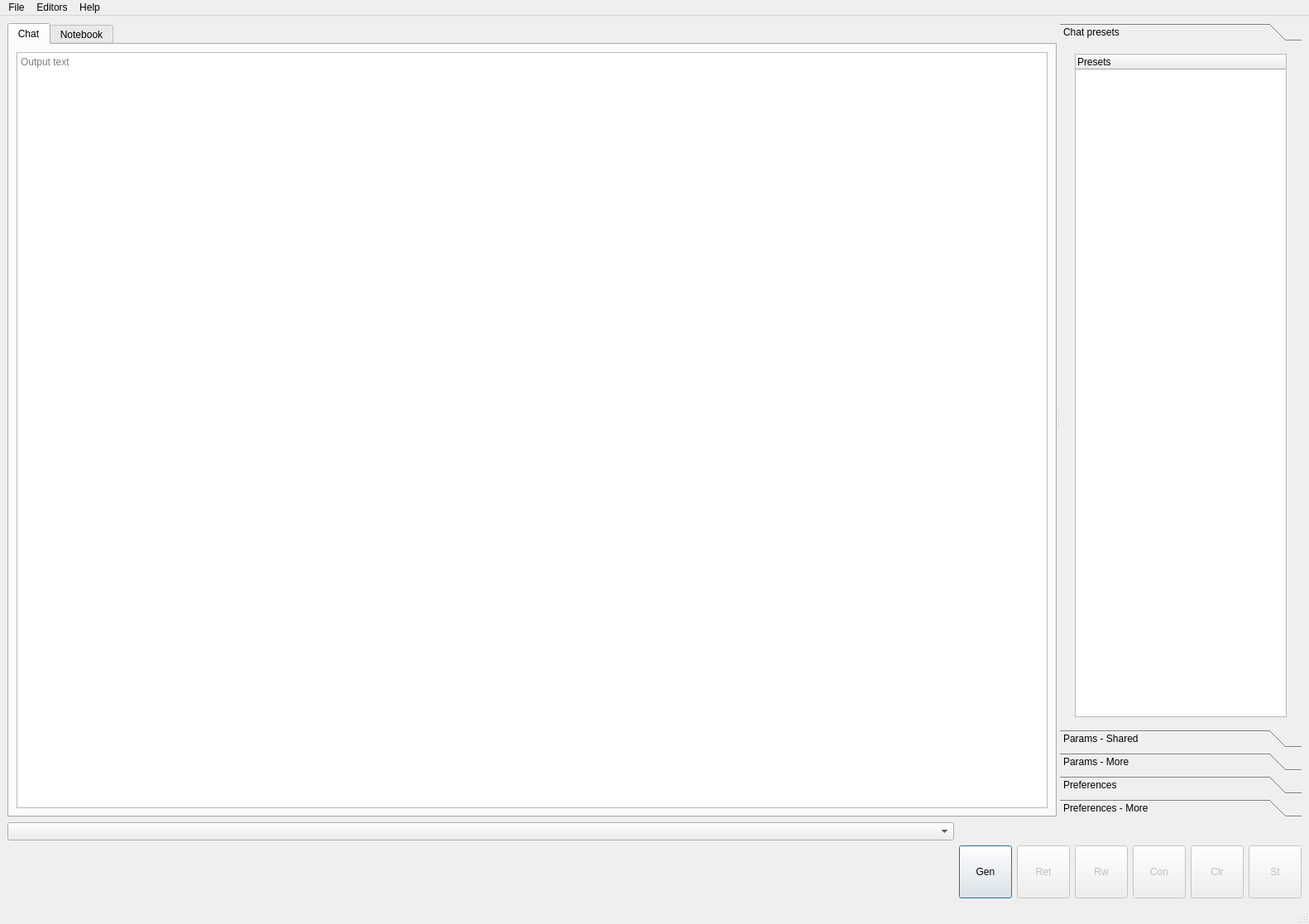
<?xml version="1.0" encoding="UTF-8"?>
<ui version="4.0">
 <class>ChatWindow</class>
 <widget class="QMainWindow" name="ChatWindow">
  <property name="geometry">
   <rect>
    <x>0</x>
    <y>0</y>
    <width>1582</width>
    <height>1117</height>
   </rect>
  </property>
  <property name="windowTitle">
   <string>AI Messenger</string>
  </property>
  <widget class="QWidget" name="centralwidget">
   <layout class="QGridLayout" name="gridLayout_5">
    <item row="2" column="2">
     <widget class="QPushButton" name="retryButton">
      <property name="enabled">
       <bool>false</bool>
      </property>
      <property name="minimumSize">
       <size>
        <width>64</width>
        <height>64</height>
       </size>
      </property>
      <property name="maximumSize">
       <size>
        <width>64</width>
        <height>64</height>
       </size>
      </property>
      <property name="toolTip">
       <string>Retry</string>
      </property>
      <property name="text">
       <string>Ret</string>
      </property>
     </widget>
    </item>
    <item row="0" column="0" colspan="7">
     <widget class="QSplitter" name="splitter">
      <property name="orientation">
       <enum>Qt::Horizontal</enum>
      </property>
      <widget class="QTabWidget" name="textTabWidget">
       <property name="currentIndex">
        <number>0</number>
       </property>
       <widget class="QWidget" name="chatTab">
        <attribute name="title">
         <string>Chat</string>
        </attribute>
        <layout class="QGridLayout" name="gridLayout">
         <item row="0" column="0">
          <widget class="QTextEdit" name="chatTextEdit">
           <property name="readOnly">
            <bool>true</bool>
           </property>
           <property name="acceptRichText">
            <bool>false</bool>
           </property>
           <property name="placeholderText">
            <string>Output text</string>
           </property>
          </widget>
         </item>
        </layout>
       </widget>
       <widget class="QWidget" name="notebookTab">
        <attribute name="title">
         <string>Notebook</string>
        </attribute>
        <layout class="QGridLayout" name="gridLayout_6">
         <item row="0" column="0">
          <widget class="QTextEdit" name="notebookTextEdit">
           <property name="acceptRichText">
            <bool>false</bool>
           </property>
           <property name="placeholderText">
            <string>Output text</string>
           </property>
          </widget>
         </item>
        </layout>
       </widget>
      </widget>
      <widget class="QToolBox" name="rightToolbox">
       <property name="maximumSize">
        <size>
         <width>292</width>
         <height>16777215</height>
        </size>
       </property>
       <property name="currentIndex">
        <number>0</number>
       </property>
       <widget class="QWidget" name="page">
        <attribute name="label">
         <string>Chat presets</string>
        </attribute>
        <layout class="QGridLayout" name="gridLayout_9">
         <item row="0" column="0">
          <widget class="QTreeWidget" name="contactsTree">
           <property name="maximumSize">
            <size>
             <width>256</width>
             <height>16777215</height>
            </size>
           </property>
           <property name="editTriggers">
            <set>QAbstractItemView::NoEditTriggers</set>
           </property>
           <column>
            <property name="text">
             <string>Presets</string>
            </property>
           </column>
          </widget>
         </item>
        </layout>
       </widget>
       <widget class="QWidget" name="paramsBasicPage">
        <property name="geometry">
         <rect>
          <x>0</x>
          <y>0</y>
          <width>292</width>
          <height>760</height>
         </rect>
        </property>
        <attribute name="label">
         <string>Params - Shared</string>
        </attribute>
        <layout class="QGridLayout" name="gridLayout_2">
         <item row="4" column="0">
          <widget class="QLabel" name="label_5">
           <property name="text">
            <string>Top K:</string>
           </property>
          </widget>
         </item>
         <item row="12" column="0" colspan="2">
          <widget class="QLabel" name="label_8">
           <property name="text">
            <string>Typical P:</string>
           </property>
          </widget>
         </item>
         <item row="8" column="0">
          <widget class="QLabel" name="label_11">
           <property name="text">
            <string>Max new tokens:</string>
           </property>
          </widget>
         </item>
         <item row="14" column="0" colspan="3">
          <spacer name="verticalSpacer">
           <property name="orientation">
            <enum>Qt::Vertical</enum>
           </property>
           <property name="sizeHint" stdset="0">
            <size>
             <width>20</width>
             <height>40</height>
            </size>
           </property>
          </spacer>
         </item>
         <item row="7" column="2">
          <widget class="QDoubleSpinBox" name="top_pSpin">
           <property name="toolTip">
            <string>Limit the next token selection to a subset of tokens with a cumulative probability above a threshold P</string>
           </property>
           <property name="maximum">
            <double>1.000000000000000</double>
           </property>
           <property name="singleStep">
            <double>0.010000000000000</double>
           </property>
           <property name="value">
            <double>0.900000000000000</double>
           </property>
          </widget>
         </item>
         <item row="2" column="0">
          <widget class="QLabel" name="label_15">
           <property name="text">
            <string>Temperature:</string>
           </property>
          </widget>
         </item>
         <item row="7" column="0" colspan="2">
          <widget class="QSlider" name="top_pSlider">
           <property name="toolTip">
            <string>Limit the next token selection to a subset of tokens with a cumulative probability above a threshold P</string>
           </property>
           <property name="maximum">
            <number>100</number>
           </property>
           <property name="value">
            <number>90</number>
           </property>
           <property name="orientation">
            <enum>Qt::Horizontal</enum>
           </property>
          </widget>
         </item>
         <item row="9" column="2">
          <widget class="QSpinBox" name="max_new_tokensSpin">
           <property name="toolTip">
            <string>Set the number of tokens to predict when generating text (-1 = infinity, -2 = until context filled)</string>
           </property>
           <property name="minimum">
            <number>-2</number>
           </property>
           <property name="maximum">
            <number>4096</number>
           </property>
           <property name="singleStep">
            <number>64</number>
           </property>
           <property name="value">
            <number>512</number>
           </property>
          </widget>
         </item>
         <item row="6" column="0">
          <widget class="QLabel" name="label_17">
           <property name="text">
            <string>Top P:</string>
           </property>
          </widget>
         </item>
         <item row="3" column="0" colspan="2">
          <widget class="QSlider" name="temperatureSlider">
           <property name="toolTip">
            <string>Adjust the randomness of the generated text</string>
           </property>
           <property name="maximum">
            <number>400</number>
           </property>
           <property name="value">
            <number>70</number>
           </property>
           <property name="orientation">
            <enum>Qt::Horizontal</enum>
           </property>
          </widget>
         </item>
         <item row="9" column="0" colspan="2">
          <widget class="QSlider" name="max_new_tokensSlider">
           <property name="toolTip">
            <string>Set the number of tokens to predict when generating text (-1 = infinity, -2 = until context filled)</string>
           </property>
           <property name="minimum">
            <number>-2</number>
           </property>
           <property name="maximum">
            <number>4096</number>
           </property>
           <property name="pageStep">
            <number>32</number>
           </property>
           <property name="value">
            <number>512</number>
           </property>
           <property name="orientation">
            <enum>Qt::Horizontal</enum>
           </property>
          </widget>
         </item>
         <item row="13" column="0">
          <widget class="QSlider" name="typical_pSlider">
           <property name="toolTip">
            <string>Locally typical sampling, parameter p (1.0 = disabled)</string>
           </property>
           <property name="minimum">
            <number>1</number>
           </property>
           <property name="maximum">
            <number>100</number>
           </property>
           <property name="value">
            <number>100</number>
           </property>
           <property name="orientation">
            <enum>Qt::Horizontal</enum>
           </property>
          </widget>
         </item>
         <item row="11" column="2">
          <widget class="QDoubleSpinBox" name="repetition_penaltySpin">
           <property name="toolTip">
            <string>Repetition penality value</string>
           </property>
           <property name="minimum">
            <double>1.000000000000000</double>
           </property>
           <property name="maximum">
            <double>1.800000000000000</double>
           </property>
           <property name="singleStep">
            <double>0.010000000000000</double>
           </property>
           <property name="value">
            <double>1.120000000000000</double>
           </property>
          </widget>
         </item>
         <item row="3" column="2">
          <widget class="QDoubleSpinBox" name="temperatureSpin">
           <property name="toolTip">
            <string>Adjust the randomness of the generated text</string>
           </property>
           <property name="maximum">
            <double>4.000000000000000</double>
           </property>
           <property name="singleStep">
            <double>0.010000000000000</double>
           </property>
           <property name="value">
            <double>0.700000000000000</double>
           </property>
          </widget>
         </item>
         <item row="1" column="0" colspan="3">
          <widget class="QComboBox" name="paramPresets_comboBox">
           <property name="toolTip">
            <string>Parameter preset</string>
           </property>
           <property name="insertPolicy">
            <enum>QComboBox::InsertAlphabetically</enum>
           </property>
          </widget>
         </item>
         <item row="11" column="0" colspan="2">
          <widget class="QSlider" name="repetition_penaltySlider">
           <property name="toolTip">
            <string>Repetition penality value</string>
           </property>
           <property name="minimum">
            <number>100</number>
           </property>
           <property name="maximum">
            <number>180</number>
           </property>
           <property name="value">
            <number>120</number>
           </property>
           <property name="orientation">
            <enum>Qt::Horizontal</enum>
           </property>
          </widget>
         </item>
         <item row="0" column="0">
          <widget class="QLabel" name="label_2">
           <property name="text">
            <string>Preset:</string>
           </property>
          </widget>
         </item>
         <item row="13" column="2">
          <widget class="QDoubleSpinBox" name="typical_pSpin">
           <property name="toolTip">
            <string>Locally typical sampling, parameter p (1.0 = disabled)</string>
           </property>
           <property name="minimum">
            <double>0.010000000000000</double>
           </property>
           <property name="maximum">
            <double>1.000000000000000</double>
           </property>
           <property name="singleStep">
            <double>0.010000000000000</double>
           </property>
           <property name="value">
            <double>1.000000000000000</double>
           </property>
          </widget>
         </item>
         <item row="5" column="0" colspan="2">
          <widget class="QSlider" name="top_kSlider">
           <property name="toolTip">
            <string>Limit the next token selection to the K most probable tokens</string>
           </property>
           <property name="maximum">
            <number>200</number>
           </property>
           <property name="value">
            <number>20</number>
           </property>
           <property name="orientation">
            <enum>Qt::Horizontal</enum>
           </property>
          </widget>
         </item>
         <item row="5" column="2">
          <widget class="QSpinBox" name="top_kSpin">
           <property name="toolTip">
            <string>Limit the next token selection to the K most probable tokens</string>
           </property>
           <property name="maximum">
            <number>200</number>
           </property>
           <property name="value">
            <number>20</number>
           </property>
          </widget>
         </item>
         <item row="10" column="0" colspan="2">
          <widget class="QLabel" name="label">
           <property name="text">
            <string>Repetition penalty:</string>
           </property>
          </widget>
         </item>
        </layout>
       </widget>
       <widget class="QWidget" name="paramAdvPage">
        <property name="geometry">
         <rect>
          <x>0</x>
          <y>0</y>
          <width>292</width>
          <height>760</height>
         </rect>
        </property>
        <attribute name="label">
         <string>Params - More</string>
        </attribute>
        <layout class="QGridLayout" name="gridLayout_4">
         <item row="10" column="0">
          <widget class="QSlider" name="tfszSlider">
           <property name="toolTip">
            <string>Tail free sampling, parameter z (1.0 = disabled)</string>
           </property>
           <property name="minimum">
            <number>1</number>
           </property>
           <property name="maximum">
            <number>100</number>
           </property>
           <property name="value">
            <number>100</number>
           </property>
           <property name="orientation">
            <enum>Qt::Horizontal</enum>
           </property>
          </widget>
         </item>
         <item row="16" column="0">
          <widget class="QLabel" name="label_9">
           <property name="text">
            <string>Mirostat LR:</string>
           </property>
          </widget>
         </item>
         <item row="5" column="0">
          <widget class="QLabel" name="label_4">
           <property name="text">
            <string>Frequency penalty:</string>
           </property>
          </widget>
         </item>
         <item row="10" column="1">
          <widget class="QDoubleSpinBox" name="tfszSpin">
           <property name="toolTip">
            <string>Tail free sampling, parameter z (1.0 = disabled)</string>
           </property>
           <property name="minimum">
            <double>0.010000000000000</double>
           </property>
           <property name="maximum">
            <double>1.000000000000000</double>
           </property>
           <property name="singleStep">
            <double>0.010000000000000</double>
           </property>
           <property name="value">
            <double>1.000000000000000</double>
           </property>
          </widget>
         </item>
         <item row="3" column="0">
          <widget class="QSlider" name="keepLastNSlider">
           <property name="toolTip">
            <string>Keep this many tokens when context exceeded (-1 = all)</string>
           </property>
           <property name="minimum">
            <number>-1</number>
           </property>
           <property name="maximum">
            <number>8192</number>
           </property>
           <property name="value">
            <number>2048</number>
           </property>
           <property name="orientation">
            <enum>Qt::Horizontal</enum>
           </property>
          </widget>
         </item>
         <item row="2" column="0">
          <widget class="QLabel" name="label_20">
           <property name="text">
            <string>Keep prompt n:</string>
           </property>
          </widget>
         </item>
         <item row="8" column="1">
          <widget class="QDoubleSpinBox" name="presencePenaltySpin">
           <property name="toolTip">
            <string>Repeat alpha presence penalty (0.0 = disabled)</string>
           </property>
           <property name="maximum">
            <double>3.000000000000000</double>
           </property>
           <property name="singleStep">
            <double>0.010000000000000</double>
           </property>
          </widget>
         </item>
         <item row="15" column="0">
          <widget class="QLabel" name="label_3">
           <property name="text">
            <string>Mirostat Ent:</string>
           </property>
          </widget>
         </item>
         <item row="3" column="1">
          <widget class="QSpinBox" name="keepLastNSpin">
           <property name="toolTip">
            <string>Keep this many tokens when context exceeded (-1 = all)</string>
           </property>
           <property name="minimum">
            <number>-1</number>
           </property>
           <property name="maximum">
            <number>8192</number>
           </property>
           <property name="value">
            <number>2048</number>
           </property>
          </widget>
         </item>
         <item row="14" column="1">
          <widget class="QSpinBox" name="mirostatEta">
           <property name="toolTip">
            <string>Use Mirostat sampling. Top K, Nucleus, Tail Free and Locally Typical samplers are ignored if used. (0 = disabled, 1 = Mirostat, 2 = Mirostat 2.0)</string>
           </property>
           <property name="maximum">
            <number>2</number>
           </property>
          </widget>
         </item>
         <item row="9" column="0">
          <widget class="QLabel" name="label_31">
           <property name="text">
            <string>Tail Free Sampling:</string>
           </property>
          </widget>
         </item>
         <item row="13" column="0">
          <widget class="Line" name="line_2">
           <property name="orientation">
            <enum>Qt::Horizontal</enum>
           </property>
          </widget>
         </item>
         <item row="14" column="0">
          <widget class="QLabel" name="label_14">
           <property name="text">
            <string>Mirostat mode:</string>
           </property>
          </widget>
         </item>
         <item row="7" column="0">
          <widget class="QLabel" name="label_7">
           <property name="text">
            <string>Presence penalty:</string>
           </property>
          </widget>
         </item>
         <item row="1" column="0">
          <widget class="QSlider" name="repeatLastSlider">
           <property name="toolTip">
            <string>Range to sample for repeat penalty (-1 = all)</string>
           </property>
           <property name="minimum">
            <number>-1</number>
           </property>
           <property name="maximum">
            <number>2048</number>
           </property>
           <property name="value">
            <number>256</number>
           </property>
           <property name="orientation">
            <enum>Qt::Horizontal</enum>
           </property>
          </widget>
         </item>
         <item row="12" column="0">
          <widget class="QSlider" name="minPSlider">
           <property name="toolTip">
            <string>Sets a minimum base probability threshold for token selection</string>
           </property>
           <property name="orientation">
            <enum>Qt::Horizontal</enum>
           </property>
          </widget>
         </item>
         <item row="19" column="0">
          <widget class="QSpinBox" name="seedSpin">
           <property name="toolTip">
            <string>Seed value (-1 for random)</string>
           </property>
           <property name="minimum">
            <number>-1</number>
           </property>
           <property name="maximum">
            <number>999999999</number>
           </property>
           <property name="value">
            <number>-1</number>
           </property>
          </widget>
         </item>
         <item row="4" column="0">
          <widget class="Line" name="line">
           <property name="orientation">
            <enum>Qt::Horizontal</enum>
           </property>
          </widget>
         </item>
         <item row="6" column="1">
          <widget class="QDoubleSpinBox" name="freqPenaltySpin">
           <property name="toolTip">
            <string>Repeat alpha frequency penalty (0.0 = disabled)</string>
           </property>
           <property name="maximum">
            <double>3.000000000000000</double>
           </property>
           <property name="singleStep">
            <double>0.010000000000000</double>
           </property>
          </widget>
         </item>
         <item row="8" column="0">
          <widget class="QSlider" name="presencePenaltySlider">
           <property name="toolTip">
            <string>Repeat alpha presence penalty (0.0 = disabled)</string>
           </property>
           <property name="maximum">
            <number>300</number>
           </property>
           <property name="orientation">
            <enum>Qt::Horizontal</enum>
           </property>
          </widget>
         </item>
         <item row="11" column="0">
          <widget class="QLabel" name="label_6">
           <property name="text">
            <string>Min P:</string>
           </property>
          </widget>
         </item>
         <item row="0" column="0">
          <widget class="QLabel" name="label_19">
           <property name="text">
            <string>Repeat last n:</string>
           </property>
          </widget>
         </item>
         <item row="15" column="1">
          <widget class="QSpinBox" name="mirostatTau">
           <property name="toolTip">
            <string>Set the Mirostat target entropy, parameter tau</string>
           </property>
           <property name="minimum">
            <number>2</number>
           </property>
           <property name="maximum">
            <number>12</number>
           </property>
           <property name="value">
            <number>5</number>
           </property>
          </widget>
         </item>
         <item row="16" column="1">
          <widget class="QDoubleSpinBox" name="mirostatMode">
           <property name="toolTip">
            <string>Set the Mirostat learning rate, parameter eta</string>
           </property>
           <property name="maximum">
            <double>2.000000000000000</double>
           </property>
           <property name="singleStep">
            <double>0.010000000000000</double>
           </property>
           <property name="value">
            <double>0.100000000000000</double>
           </property>
          </widget>
         </item>
         <item row="20" column="0" colspan="2">
          <spacer name="verticalSpacer_3">
           <property name="orientation">
            <enum>Qt::Vertical</enum>
           </property>
           <property name="sizeHint" stdset="0">
            <size>
             <width>20</width>
             <height>718</height>
            </size>
           </property>
          </spacer>
         </item>
         <item row="1" column="1">
          <widget class="QSpinBox" name="repeatLastSpin">
           <property name="toolTip">
            <string>Range to sample for repeat penalty (-1 = all)</string>
           </property>
           <property name="minimum">
            <number>-1</number>
           </property>
           <property name="maximum">
            <number>2048</number>
           </property>
           <property name="value">
            <number>256</number>
           </property>
          </widget>
         </item>
         <item row="12" column="1">
          <widget class="QDoubleSpinBox" name="minpSpin">
           <property name="toolTip">
            <string>Sets a minimum base probability threshold for token selection</string>
           </property>
           <property name="maximum">
            <double>1.000000000000000</double>
           </property>
           <property name="singleStep">
            <double>0.010000000000000</double>
           </property>
           <property name="value">
            <double>0.100000000000000</double>
           </property>
          </widget>
         </item>
         <item row="18" column="0">
          <widget class="QLabel" name="label_21">
           <property name="text">
            <string>Seed:</string>
           </property>
          </widget>
         </item>
         <item row="6" column="0">
          <widget class="QSlider" name="freqPenaltySlider">
           <property name="toolTip">
            <string>Repeat alpha frequency penalty (0.0 = disabled)</string>
           </property>
           <property name="maximum">
            <number>300</number>
           </property>
           <property name="value">
            <number>0</number>
           </property>
           <property name="orientation">
            <enum>Qt::Horizontal</enum>
           </property>
          </widget>
         </item>
         <item row="17" column="0">
          <widget class="Line" name="line_3">
           <property name="orientation">
            <enum>Qt::Horizontal</enum>
           </property>
          </widget>
         </item>
        </layout>
       </widget>
       <widget class="QWidget" name="preferencesPage">
        <property name="geometry">
         <rect>
          <x>0</x>
          <y>0</y>
          <width>292</width>
          <height>760</height>
         </rect>
        </property>
        <attribute name="label">
         <string>Preferences</string>
        </attribute>
        <layout class="QGridLayout" name="gridLayout_3">
         <item row="9" column="0">
          <widget class="QCheckBox" name="customSysPromptCheck">
           <property name="toolTip">
            <string>Use a custom system prompt</string>
           </property>
           <property name="text">
            <string>System prompt:</string>
           </property>
          </widget>
         </item>
         <item row="6" column="0">
          <widget class="QLineEdit" name="botnameLine">
           <property name="toolTip">
            <string>Display name of bot</string>
           </property>
           <property name="text">
            <string>Bot</string>
           </property>
           <property name="placeholderText">
            <string>Bot</string>
           </property>
          </widget>
         </item>
         <item row="4" column="0">
          <widget class="QLineEdit" name="usernameLine">
           <property name="toolTip">
            <string>Display name of user</string>
           </property>
           <property name="text">
            <string>You</string>
           </property>
           <property name="frame">
            <bool>true</bool>
           </property>
           <property name="placeholderText">
            <string>You</string>
           </property>
           <property name="clearButtonEnabled">
            <bool>false</bool>
           </property>
          </widget>
         </item>
         <item row="10" column="0">
          <widget class="QPlainTextEdit" name="customSysPromptText">
           <property name="sizePolicy">
            <sizepolicy hsizetype="Expanding" vsizetype="Expanding">
             <horstretch>0</horstretch>
             <verstretch>0</verstretch>
            </sizepolicy>
           </property>
           <property name="minimumSize">
            <size>
             <width>0</width>
             <height>168</height>
            </size>
           </property>
           <property name="toolTip">
            <string>Custom system prompt text</string>
           </property>
           <property name="placeholderText">
            <string>Custom system prompt</string>
           </property>
          </widget>
         </item>
         <item row="14" column="0">
          <spacer name="verticalSpacer_4">
           <property name="orientation">
            <enum>Qt::Vertical</enum>
           </property>
           <property name="sizeHint" stdset="0">
            <size>
             <width>20</width>
             <height>493</height>
            </size>
           </property>
          </spacer>
         </item>
         <item row="1" column="0">
          <widget class="QCheckBox" name="streamCheck">
           <property name="toolTip">
            <string>Streaming of text</string>
           </property>
           <property name="text">
            <string>Stream</string>
           </property>
           <property name="checked">
            <bool>true</bool>
           </property>
          </widget>
         </item>
         <item row="2" column="0">
          <widget class="QCheckBox" name="cacheCheck">
           <property name="toolTip">
            <string>Store context in cache</string>
           </property>
           <property name="text">
            <string>Cache</string>
           </property>
           <property name="checked">
            <bool>true</bool>
           </property>
          </widget>
         </item>
         <item row="5" column="0">
          <widget class="QLabel" name="label_12">
           <property name="text">
            <string>Bot name:</string>
           </property>
          </widget>
         </item>
         <item row="3" column="0">
          <widget class="QLabel" name="label_10">
           <property name="text">
            <string>User name:</string>
           </property>
          </widget>
         </item>
         <item row="0" column="0">
          <widget class="QGroupBox" name="groupBox">
           <property name="title">
            <string>Backend</string>
           </property>
           <layout class="QVBoxLayout" name="verticalLayout">
            <item>
             <widget class="QRadioButton" name="backendCppCheck">
              <property name="toolTip">
               <string>Use LLaMA.cpp server backend</string>
              </property>
              <property name="text">
               <string>LLaMA.cpp</string>
              </property>
              <property name="checked">
               <bool>true</bool>
              </property>
             </widget>
            </item>
            <item>
             <widget class="QRadioButton" name="backendExllamaCheck">
              <property name="toolTip">
               <string>Use ExLLaMA V2 websockets server backend</string>
              </property>
              <property name="text">
               <string>ExLLaMA V2</string>
              </property>
             </widget>
            </item>
           </layout>
          </widget>
         </item>
        </layout>
       </widget>
       <widget class="QWidget" name="themesPage">
        <property name="geometry">
         <rect>
          <x>0</x>
          <y>0</y>
          <width>292</width>
          <height>760</height>
         </rect>
        </property>
        <attribute name="label">
         <string>Preferences - More</string>
        </attribute>
        <layout class="QGridLayout" name="gridLayout_7">
         <item row="5" column="0">
          <widget class="QLineEdit" name="custStopStringLine">
           <property name="toolTip">
            <string>Comma separated list</string>
           </property>
           <property name="placeholderText">
            <string>User, Bot</string>
           </property>
          </widget>
         </item>
         <item row="7" column="0">
          <widget class="QLineEdit" name="imgFileLine">
           <property name="toolTip">
            <string>Image for LLaVA (llama.cpp only)</string>
           </property>
           <property name="text">
            <string/>
           </property>
           <property name="placeholderText">
            <string>Path to image for LLaVA usage</string>
           </property>
          </widget>
         </item>
         <item row="10" column="0">
          <widget class="QGroupBox" name="groupBox_2">
           <property name="title">
            <string>Theme</string>
           </property>
           <layout class="QGridLayout" name="gridLayout_8">
            <item row="3" column="0">
             <widget class="QRadioButton" name="themeLightRadio">
              <property name="text">
               <string>Light</string>
              </property>
             </widget>
            </item>
            <item row="4" column="0">
             <widget class="QRadioButton" name="themeNativeRadio">
              <property name="text">
               <string>Native</string>
              </property>
             </widget>
            </item>
            <item row="2" column="0">
             <widget class="QRadioButton" name="themeDarkRadio">
              <property name="text">
               <string>Dark</string>
              </property>
              <property name="checked">
               <bool>true</bool>
              </property>
             </widget>
            </item>
           </layout>
          </widget>
         </item>
         <item row="4" column="0">
          <widget class="QLabel" name="label_16">
           <property name="text">
            <string>Custom stop strings:</string>
           </property>
          </widget>
         </item>
         <item row="7" column="1">
          <widget class="QToolButton" name="imgFileButton">
           <property name="text">
            <string>...</string>
           </property>
          </widget>
         </item>
         <item row="1" column="0">
          <widget class="QCheckBox" name="stopStringAutoCheck">
           <property name="toolTip">
            <string>Auto add stop strings</string>
           </property>
           <property name="text">
            <string>Auto add stop strings</string>
           </property>
           <property name="checked">
            <bool>true</bool>
           </property>
          </widget>
         </item>
         <item row="2" column="0">
          <widget class="QCheckBox" name="autoSaveSessionCheck">
           <property name="toolTip">
            <string>Auto save session to file after generation</string>
           </property>
           <property name="text">
            <string>Auto save session</string>
           </property>
           <property name="checked">
            <bool>true</bool>
           </property>
          </widget>
         </item>
         <item row="8" column="0">
          <widget class="QCheckBox" name="penaliseNlCheck">
           <property name="toolTip">
            <string>Penalise newline tokens when applying the repeat penalty </string>
           </property>
           <property name="text">
            <string>Penalise newlines</string>
           </property>
           <property name="checked">
            <bool>true</bool>
           </property>
          </widget>
         </item>
         <item row="12" column="0">
          <spacer name="verticalSpacer_5">
           <property name="orientation">
            <enum>Qt::Vertical</enum>
           </property>
           <property name="sizeHint" stdset="0">
            <size>
             <width>20</width>
             <height>40</height>
            </size>
           </property>
          </spacer>
         </item>
         <item row="0" column="0">
          <widget class="QCheckBox" name="autoscrollCheck">
           <property name="toolTip">
            <string>Autoscroll the output text when generating</string>
           </property>
           <property name="text">
            <string>Autoscroll</string>
           </property>
           <property name="checked">
            <bool>true</bool>
           </property>
          </widget>
         </item>
         <item row="6" column="0">
          <widget class="QLabel" name="label_13">
           <property name="text">
            <string>LLaVA image:</string>
           </property>
          </widget>
         </item>
         <item row="9" column="0">
          <widget class="QCheckBox" name="charInstructCheck">
           <property name="text">
            <string>Use instruct for characters</string>
           </property>
           <property name="checked">
            <bool>true</bool>
           </property>
          </widget>
         </item>
        </layout>
       </widget>
      </widget>
     </widget>
    </item>
    <item row="1" column="0">
     <widget class="QComboBox" name="inputHistoryCombo"/>
    </item>
    <item row="2" column="5">
     <widget class="QPushButton" name="clearButton">
      <property name="enabled">
       <bool>false</bool>
      </property>
      <property name="minimumSize">
       <size>
        <width>64</width>
        <height>64</height>
       </size>
      </property>
      <property name="maximumSize">
       <size>
        <width>64</width>
        <height>64</height>
       </size>
      </property>
      <property name="toolTip">
       <string>Clear the output history</string>
      </property>
      <property name="text">
       <string>Clr</string>
      </property>
     </widget>
    </item>
    <item row="2" column="1">
     <widget class="QPushButton" name="generateButton">
      <property name="enabled">
       <bool>true</bool>
      </property>
      <property name="minimumSize">
       <size>
        <width>64</width>
        <height>64</height>
       </size>
      </property>
      <property name="maximumSize">
       <size>
        <width>64</width>
        <height>64</height>
       </size>
      </property>
      <property name="toolTip">
       <string>Start generation</string>
      </property>
      <property name="text">
       <string>Gen</string>
      </property>
      <property name="default">
       <bool>true</bool>
      </property>
     </widget>
    </item>
    <item row="2" column="4">
     <widget class="QPushButton" name="continueButton">
      <property name="enabled">
       <bool>false</bool>
      </property>
      <property name="minimumSize">
       <size>
        <width>64</width>
        <height>64</height>
       </size>
      </property>
      <property name="maximumSize">
       <size>
        <width>64</width>
        <height>64</height>
       </size>
      </property>
      <property name="toolTip">
       <string>Rewinds the chat 1 turn</string>
      </property>
      <property name="text">
       <string>Con</string>
      </property>
     </widget>
    </item>
    <item row="2" column="3">
     <widget class="QPushButton" name="rewindButton">
      <property name="enabled">
       <bool>false</bool>
      </property>
      <property name="minimumSize">
       <size>
        <width>64</width>
        <height>64</height>
       </size>
      </property>
      <property name="maximumSize">
       <size>
        <width>64</width>
        <height>64</height>
       </size>
      </property>
      <property name="toolTip">
       <string>Continue the last generation</string>
      </property>
      <property name="text">
       <string>Rw</string>
      </property>
     </widget>
    </item>
    <item row="2" column="6">
     <widget class="QPushButton" name="stopButton">
      <property name="enabled">
       <bool>false</bool>
      </property>
      <property name="minimumSize">
       <size>
        <width>64</width>
        <height>64</height>
       </size>
      </property>
      <property name="maximumSize">
       <size>
        <width>64</width>
        <height>64</height>
       </size>
      </property>
      <property name="toolTip">
       <string>Stop generation</string>
      </property>
      <property name="text">
       <string>St</string>
      </property>
     </widget>
    </item>
   </layout>
  </widget>
  <widget class="QMenuBar" name="menubar">
   <property name="geometry">
    <rect>
     <x>0</x>
     <y>0</y>
     <width>1582</width>
     <height>27</height>
    </rect>
   </property>
   <widget class="QMenu" name="menuFile">
    <property name="title">
     <string>File</string>
    </property>
    <addaction name="actionReload_contacts"/>
    <addaction name="separator"/>
    <addaction name="actionSave_session"/>
    <addaction name="actionLoad_session"/>
    <addaction name="separator"/>
    <addaction name="actionSave_settings"/>
    <addaction name="actionExit"/>
   </widget>
   <widget class="QMenu" name="menuHelp">
    <property name="title">
     <string>Help</string>
    </property>
    <addaction name="actionAbout"/>
   </widget>
   <widget class="QMenu" name="menuEditors">
    <property name="title">
     <string>Editors</string>
    </property>
    <addaction name="actionCharacter"/>
   </widget>
   <addaction name="menuFile"/>
   <addaction name="menuEditors"/>
   <addaction name="menuHelp"/>
  </widget>
  <widget class="QStatusBar" name="statusbar"/>
  <action name="actionSettings">
   <property name="text">
    <string>Settings</string>
   </property>
  </action>
  <action name="actionExit">
   <property name="text">
    <string>Exit</string>
   </property>
  </action>
  <action name="actionAbout">
   <property name="text">
    <string>About</string>
   </property>
  </action>
  <action name="actionSave_settings">
   <property name="text">
    <string>Save settings</string>
   </property>
  </action>
  <action name="actionSave_session">
   <property name="text">
    <string>Save session</string>
   </property>
  </action>
  <action name="actionReload_contacts">
   <property name="text">
    <string>Reload contacts</string>
   </property>
  </action>
  <action name="actionCharacter">
   <property name="text">
    <string>Character</string>
   </property>
  </action>
  <action name="actionLoad_session">
   <property name="text">
    <string>Load session</string>
   </property>
  </action>
 </widget>
 <resources/>
 <connections>
  <connection>
   <sender>top_kSlider</sender>
   <signal>valueChanged(int)</signal>
   <receiver>top_kSpin</receiver>
   <slot>setValue(int)</slot>
   <hints>
    <hint type="sourcelabel">
     <x>1496</x>
     <y>258</y>
    </hint>
    <hint type="destinationlabel">
     <x>1563</x>
     <y>266</y>
    </hint>
   </hints>
  </connection>
  <connection>
   <sender>max_new_tokensSpin</sender>
   <signal>valueChanged(int)</signal>
   <receiver>max_new_tokensSlider</receiver>
   <slot>setValue(int)</slot>
   <hints>
    <hint type="sourcelabel">
     <x>1563</x>
     <y>377</y>
    </hint>
    <hint type="destinationlabel">
     <x>1496</x>
     <y>384</y>
    </hint>
   </hints>
  </connection>
  <connection>
   <sender>max_new_tokensSlider</sender>
   <signal>valueChanged(int)</signal>
   <receiver>max_new_tokensSpin</receiver>
   <slot>setValue(int)</slot>
   <hints>
    <hint type="sourcelabel">
     <x>1496</x>
     <y>383</y>
    </hint>
    <hint type="destinationlabel">
     <x>1563</x>
     <y>388</y>
    </hint>
   </hints>
  </connection>
  <connection>
   <sender>top_kSpin</sender>
   <signal>valueChanged(int)</signal>
   <receiver>top_kSlider</receiver>
   <slot>setValue(int)</slot>
   <hints>
    <hint type="sourcelabel">
     <x>1563</x>
     <y>266</y>
    </hint>
    <hint type="destinationlabel">
     <x>1496</x>
     <y>258</y>
    </hint>
   </hints>
  </connection>
  <connection>
   <sender>repeatLastSlider</sender>
   <signal>valueChanged(int)</signal>
   <receiver>repeatLastSpin</receiver>
   <slot>setValue(int)</slot>
   <hints>
    <hint type="sourcelabel">
     <x>1496</x>
     <y>166</y>
    </hint>
    <hint type="destinationlabel">
     <x>1563</x>
     <y>174</y>
    </hint>
   </hints>
  </connection>
  <connection>
   <sender>repeatLastSpin</sender>
   <signal>valueChanged(int)</signal>
   <receiver>repeatLastSlider</receiver>
   <slot>setValue(int)</slot>
   <hints>
    <hint type="sourcelabel">
     <x>1563</x>
     <y>174</y>
    </hint>
    <hint type="destinationlabel">
     <x>1496</x>
     <y>166</y>
    </hint>
   </hints>
  </connection>
  <connection>
   <sender>keepLastNSlider</sender>
   <signal>valueChanged(int)</signal>
   <receiver>keepLastNSpin</receiver>
   <slot>setValue(int)</slot>
   <hints>
    <hint type="sourcelabel">
     <x>1496</x>
     <y>230</y>
    </hint>
    <hint type="destinationlabel">
     <x>1563</x>
     <y>238</y>
    </hint>
   </hints>
  </connection>
  <connection>
   <sender>keepLastNSpin</sender>
   <signal>valueChanged(int)</signal>
   <receiver>keepLastNSlider</receiver>
   <slot>setValue(int)</slot>
   <hints>
    <hint type="sourcelabel">
     <x>1563</x>
     <y>238</y>
    </hint>
    <hint type="destinationlabel">
     <x>1496</x>
     <y>230</y>
    </hint>
   </hints>
  </connection>
 </connections>
</ui>
